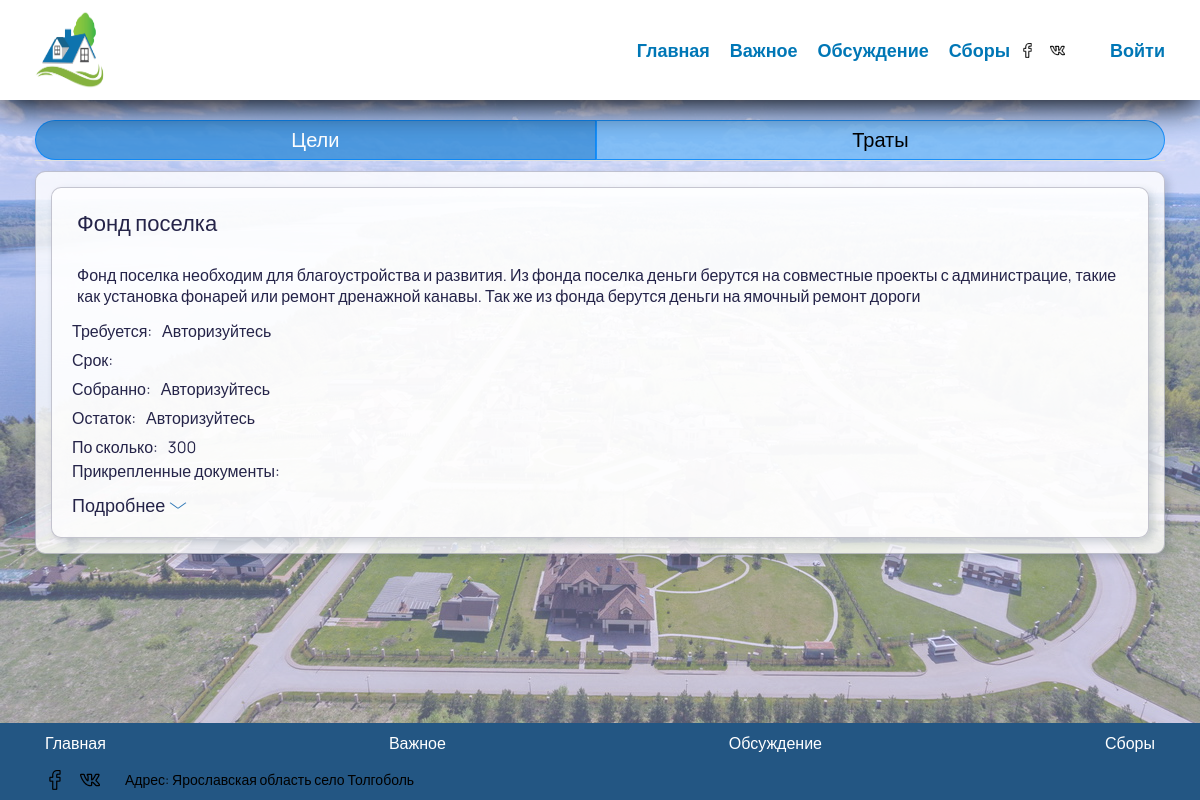
Screenshot of /collection/ with the database file from the repository.
### MainService/models.py (models this page shows, shortened)
class CollectMoney( models.Model ):
    title = models.CharField( _('Заголовок'), max_length=100, blank=False, unique=False )
    comment = models.CharField( _('Комментарий'), max_length=10000, blank=True, unique=False )
    finish_data = models.DateField( _('Окончание Сбора'), blank=True, null=True )
    on_months = models.BooleanField( _('По месяцам'), blank=False, default=False )
    need_summ_on_user =  models.IntegerField( _('Необходимая сумма на человека'), blank=True, unique=False, default=0 )
    need_total_summ =  models.IntegerField( _('Необходимая сумма на человека'), blank=True, unique=False, default=0 )
    def get_files( self ):
        result = {}
        filter = self.collectmoneyfile_set.all().filter(collect_id=self.id)
        if not filter:
            result = dict( [ (file.file_name(), file.path.url) for file in filter ] )
        return filter

### MainService/views.py (the view)
# urls.py: path('collection/', CollectionPage.as_view(), name='collection' ),
class CollectionPage( DataMixin, TemplateView ):
    template_name = 'MainService/collection.html'
    title = _("Поселок Толгоболь / Важное / Голосования")
    @logger
    def get_context_data( self, *, object_list=None, **kwargs ):
        c_super = super().get_context_data(**kwargs)
        c_def = self.get_user_context()
        c_def[ 'title' ] = self.title
        c_def[ 'collects' ] = self.get_collect_context()
        c_def[ 'changes' ] = self.get_change_context()
        c_def.update( c_super )
        return c_def
    def get_collect_context( self ):
        result = []
        collects = CollectMoney.objects.all()
        self.request.user.is_authenticated
        for collect in collects:
            item = {}
            item['id'] = collect.id
            item['on_months'] = 1 if collect.on_months else 0
            item['title'] = collect.title
            item['comment'] = collect.comment
            item['finish_data'] = collect.finish_data if collect.finish_data is not None else ''
            if self.request.user.is_authenticated:
                item['total_sum'] = collect.get_total_sum()
                item['need_total_summ'] = collect.need_total_summ if collect.need_total_summ else 'Не ограниченно'
                item['available'] = item['total_sum'] - collect.get_sum_charge()
            else:
                item['total_sum'] = 'Авторизуйтесь'
                item['need_total_summ'] = 'Авторизуйтесь'
                item['available'] = 'Авторизуйтесь'
            item['need_summ_on_user'] = collect.need_summ_on_user
            item['files'] = collect.get_files()
            if collect.on_months:
                if self.request.user.is_authenticated:
                    item['filter_from_strit'] = collect.filter_from_strit()
            result.append( item )
        return result
    def get_change_context( self ):
        result = []
        charges = FinanceCharge.objects.all()
        for charge in charges:
            item = {}
            item['title'] = charge.title
            item['comment'] = charge.comment
            item['data'] = charge.data if charge.data is not None else ''
            if self.request.user.is_authenticated:
                item['sum'] = charge.charge
            else:
                item['sum'] = 'Авторизуйтесь'
            item['collect_money'] = charge.collect.title
            item['files'] = charge.get_files()
            result.append( item )
        return result

### MainService/logger.py (called while the page is built)
def logger( func, *args, **kwargs ):
    def wrap( *args, **kwargs ):
        Logger().Log( logging.INFO, func.__name__, '[pd][start]', args, kwargs)
        stack = traceback.extract_stack()
        res = func( *args, **kwargs )
        Logger().Log( logging.INFO, func.__name__, '[pd][finish]', res)
        return res
    return wrap

    def __new__( cls ):
        if not hasattr( cls, 'instance'):
            cls.instance = super( Logger, cls ).__new__( cls )
        return cls.instance

    def Log( self, log_level, *args, **kwargs ):
        print(log_level, 'log_level')
        msg = self._get_msg( *args )
        logging.log( log_level, msg, **kwargs )

    @staticmethod
    def _get_msg( *arg ):
        msg = ''
        for i in arg:
            msg += str(i) + ' '
        return msg

### MainService/models.py (called while the page is built)
    def get_files( self ):
        result = {}
        filter = self.financechargefile_set.all().filter(сharge=self.id)
        if not filter:
            result = dict( [ (file.file_name(), file.path.url) for file in filter ] )
        return result

### TolgobolVillage/utils.py (called while the page is built)
    def get_user_context( self, **kwargs ):
        context = kwargs
        user_menu = MENU.copy()
        if self.request.user.is_authenticated:
            context[ 'account' ] = { 'title': self.request.user.first_name,
                                    'url_name':'account',
                                    'sub_menu': (
                                        {'sub_title': _('Личный кабинет'), 'url_name': 'account'},
                                        {'sub_title': _('Изменить пароль'), 'url_name': 'security'},
                                        {'sub_title': _('Выйти'), 'url_name': 'logout'}
                                    )
                                    }
        else:
            context[ 'account' ] = { 'title': _("Войти"), 'url_name':'auth' }
            context[ 'form_login' ] = AuthLoginForm
        context[ 'menu' ] = user_menu
        return context

### MainService/templates/MainService/collection.html (shortened to what this page needs)
{% extends 'MainService/base.html' %}
{% load static %}
{% block css %}
<link rel="stylesheet" href="{% static "/css/tabs.css"  %}">
<link rel="stylesheet" href="{% static "/css/collection_body.css"  %}">
<link rel="stylesheet" href="{% static "/css/modal.css"  %}">
<link rel="stylesheet" href="{% static "css/tabs.css" %}">
<link rel="stylesheet" href="{% static "css/auth_body.css" %}">
<link rel="stylesheet" href="{% static "css/modal.css" %}">
{% endblock %}
{% block page %}
<div class="wrapper__page">
  <section class="test _container">
    <div class="tabs">
      <div class="tabs__nav">
        <button class="tabs__btn tabs__btn_active" id="target">Цели</button>
        <button class="tabs__btn" id="expenses">Траты</button>
      </div>
      <div class="tabs__content">
        <div class="tabs__pane tabs__pane_show">
          {% for collect in collects %}
          <div class="block">
            <div class="block-title">
              {{ collect.title }}
            </div>
            <div class="block-text">
              {{ collect.comment }}
            </div>
            <div class="block-content">
              <div class="block-content-item">
                <div class="content-item-key">Требуется:</div>
                <div class="content-item-value">{{ collect.need_total_summ }}</div>
              </div>
              <div class="block-content-item">
                <div class="content-item-key">Срок:</div>
              </div>
              <div class="block-content-item">
                <div class="content-item-key">Собранно:</div>
                <div class="content-item-value">{{ collect.total_sum }}</div>
              </div>
              <div class="block-content-item">
                <div class="content-item-key">Остаток:</div>
                <div class="content-item-value">{{ collect.available }}</div>
              </div>
              <div class="block-content-item">
                <div class="content-item-key">По сколько:</div>
                <div class="content-item-value">{{ collect.need_summ_on_user }}</div>
              </div>
              <div class="content-item-key collect_docements">Прикрепленные документы:</div>
            </div>
            <div class='collect_options'>
              <span class="filter arrows" id='filter_btn'>Подробнее</span>
            </div>
          </div>
          {% endfor %}
        </div>
      </div>
    </div>
  </section>
</div>
{% endblock %}

### MainService/static/css/style.css (style rules this page uses)
* { padding: 0; margin: 0; border: 0; }
*, *:before, *:after { box-sizing: border-box; }
body { background-image: url("19.jpg"); background-repeat: no-repeat; background-position: 0 0; background-attachment: fixed; background-size: 100% 100%; }
html, body { height: 100%; width: 100%; font-size: 100%; line-height: 1; font-size: 14px; -ms-text-size-adjust: 100%; -moz-text-size-adjust: 100%; -webkit-text-size-adjust: 100%; }
input, button, textarea { font-family: inherit; }
button { cursor: pointer; }
body { font-family: 'Manrope', sans-serif; font-style: 400px; }
._container { max-width: 1170px; margin: 0px auto; padding-left: 20px; padding-right: 20px; }
.wrapper__page { padding-top: 20px; }
.arrows { display: inline-block; }
.arrows::before { content: ""; background-color: #337AB7; width: 10px; height: 1px; border-radius: 6px 10px 10px 6px; transition: all 0.5s cubic-bezier(0.25, 1.7, 0.35, 0.8); z-index: -1; transform: rotate(-35deg); float: right; border-radius: 3px; margin-top: 12px; margin-left: -2px; }
.arrows::after { content: ""; background-color: #337AB7; width: 10px; height: 1px; border-radius: 6px 10px 10px 6px; transition: all 0.5s cubic-bezier(0.25, 1.7, 0.35, 0.8); z-index: -1; transform: rotate(35deg); float: right; border-radius: 3px; margin-top: 12px; margin-left: 4px; }
* { scrollbar-width: thin; scrollbar-color: #60ADFF #DFE9EB; }

### MainService/static/css/button.css (style rules this page uses)
* { padding: 0; margin: 0; border: 0; }
*, *:before, *:after { box-sizing: border-box; }
html, body { height: 100%; width: 100%; font-size: 100%; line-height: 1; font-size: 14px; -ms-text-size-adjust: 100%; -moz-text-size-adjust: 100%; -webkit-text-size-adjust: 100%; }
input, button, textarea { font-family: inherit; }
button { cursor: pointer; }

### MainService/static/css/tabs.css (style rules this page uses)
.tabs__nav { display: flex; flex-wrap: wrap; list-style-type: none; margin: 0; border-bottom: 1px solid #e0e0e0; }
.tabs__btn:first-child { border-radius: 20px 0px 0px 20px; }
.tabs__btn:last-child { border-radius: 0px 20px 20px 0px; }
.tabs__btn { padding: 0.5rem 0.75rem; text-decoration: none; color: black; text-align: center; flex-shrink: 0; flex-grow: 1; border: 1px solid #0086fccb; cursor: pointer; background: #6db6f5cb; font-size: 20px; line-height: calc( 22 / 18 * 100%); font-weight: 400; text-align: center; }
.tabs__btn_active { background: #3b90dbde; color: white; cursor: default; }
.tabs__pane { display: none; background: rgba(255, 255, 255, 0.8); border-radius: 10px; padding: 0px 15px 0px 15px; color: #252449; margin: 0px 0px 0px 0px; box-shadow: 4px 4px 8px 0px rgba(34, 60, 80, 0.2); border: 1px solid #25244942; min-height: 100%; font-weight: 400; font-size: 16px; line-height: calc( 19 / 12 * 100%); margin-top: 10px; }
.tabs__pane_show { display: block; }
.block { background: rgba(255, 255, 255, 0.8); border-radius: 10px; padding: 15px; color: #252449; margin: 15px 0px 15px 0px; box-shadow: 4px 4px 8px 0px rgba(34, 60, 80, 0.2); border: 1px solid #25244942; }
.block-title { font-weight: 400; font-size: 22px; line-height: calc( 21 / 22 * 100%); margin-left: 10px; padding-top: 10px; }
.block-text { font-weight: 400; font-size: 16px; line-height: calc( 21 / 16 * 100%); margin-left: 10px; padding-top: 10px; margin-bottom: 10px; white-space: pre-line; }
.block-content { margin: 10px 0px 10px 0px; font-weight: 400; font-size: 16px; line-height: calc( 19 / 16 * 100%); margin-top: 10px; }
.block-content-item { display: flex; padding: 5px; }
.block-content-item :not(last-child) { margin-right: 10px; }

### MainService/static/css/collection_body.css (style rules this page uses)
.collect_docements { margin-left: 5px; }
.filter { padding: 3px 5px 3px 5px; cursor: pointer; font-size: 18px; font-weight: 500; }
.collect_options { display: flex; justify-content: space-between; }

### rows the page displays
CollectMoney: title "Фонд поселка", comment "Фонд поселка необходим для благоустройства и развития. Из фонда поселка деньги берутся на совместные проекты с администрацие, такие как установка фонарей или ремонт дренажной канавы. Так же из фонда берутся деньги на ямочный ремонт дороги"

### other values shown
{{ el.title }} "Главная" "Важное" "Обсуждение" "Сборы"
{{ account.title }} "Войти"
{{ collect.need_total_summ }} "Авторизуйтесь"
{{ collect.total_sum }} "Авторизуйтесь"
{{ collect.available }} "Авторизуйтесь"
{{ collect.need_summ_on_user }} "300"
